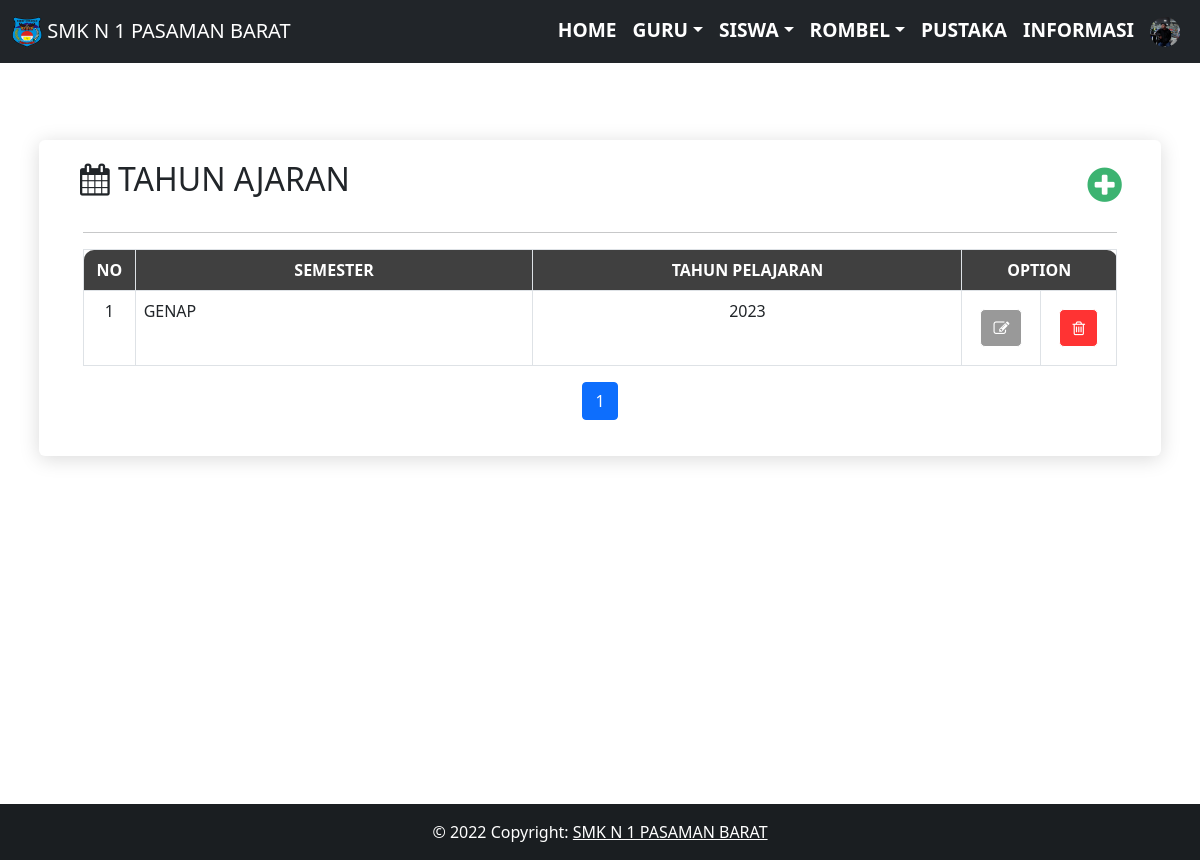
Screenshot of /operator/rombel/ta.php (signed in) with the database file from the repository.
### tables this page shows
CREATE TABLE `biodata_sekolah` (
  `id_biodata_sekolah` int(11) NOT NULL,
  `nama_sekolah` varchar(120) NOT NULL,
  `alamat_sekolah` varchar(120) NOT NULL,
  `photo_sekolah` varchar(120) NOT NULL,
  `email_sekolah` varchar(120) NOT NULL,
  `telepon_sekolah` int(11) NOT NULL
);

CREATE TABLE `ta` (
  `id_ta` int(11) NOT NULL,
  `semester` varchar(30) NOT NULL,
  `tahun_ajaran` varchar(30) NOT NULL
);

### operator/rombel/ta.php (the view, shortened to what this page needs)
<?php
include '../../db/koneksi.php';
include '../../layout/header.php';
?>
<div id="content" style="margin-top:60px;">
  <div class="regular-page-area section-padding-20">
    <div class="container">
      <div class="row justify-content-center">
        <div class="col-12">
          <div class="details-content">
            <div class="container">
              <div class="row">
                <div class="col-sm">
                  <h2 id="xs" ><i class="icon-calendar"></i> TAHUN AJARAN </h2>
                </div>
                <div class="col-sm" style="text-align: right;margin-right: 5%;">
                  <a class="col-sm" href="http://localhost/smkn_1_pasaman/absensi/operator/rombel/tambah_ta" style=""><h1 id="xs" ><i class="icon-plus-sign" style="color:mediumseagreen;"></i> </h1></a>
                </div>
              </div>
            </div>
            <div id="myDiv" class="container-fluid">
              <hr>
              <div class="row-fluid">
                <div class="span12">
                  <div class="widget-box">
                    <div class="widget-title">
                     <table class="table table-bordered">
                      <thead>
                        <tr>
                          <th class="text-center" style="width:5%;background-color: #404040; color:white;border-radius: 10px 0 0 0 ;">NO</th>
                          <th class="text-center" style="background-color: #404040; color:white;">SEMESTER</th>
                          <th class="text-center" style="background-color: #404040; color:white;">TAHUN PELAJARAN</th>
                          <th class="text-center" colspan="2" style="width: 10%;background-color: #404040; color:white;border-radius: 0 10px 0 0 ;">OPTION</th>
                        </tr>
                      </thead>
                      <tbody>
                        <?php
                        $batas = 10;
                        $halaman = @$_GET['halaman'];
                        if(empty($halaman)){
                          $posisi     = 0;
                          $halaman    = 1;
                        }
                        else{
                          $posisi = ($halaman-1) * $batas;
                        }
                        $queryDataTa = mysqli_query($konek,"SELECT * FROM ta limit $posisi,$batas");
                        if ($posisi !=0) {
                        $no = $posisi;
                        }else{
                          $no=1;
                        }
                        while($dataTa = mysqli_fetch_array($queryDataTa)){?>
                          <tr>
                          <td class="text-center"><?php echo $no; ?></td>
                          <td ><?php echo $dataTa['semester']; ?></td>
                          <td class="text-center"><?php echo $dataTa['tahun_ajaran']; ?></td>
                          <td class="text-center" style="width:5%;"><form action="" class="form-container" style="margin:10px" autocomplete="false">
                               <a href="editMapel?id_mapel=<?PHP echo $dataTa['id_mapel']?>" class="btn" style=" border-color: white;border-radius: 5px; background-color: #999999;"><i class="icon-edit" style="color:white;"></i></a>
                             </form>
                           </td>
                           <td class="text-center" style="width:5%;"><form action="../prosses.php?hapus=mapel" method="post" class="form-container" style="margin:10px" autocomplete="false">
                            <button class="btn" type="submit" style=" border-color: white;border-radius: 5px; background-color: #ff3333;"><i class="icon-trash" style="color:white;"></i> </button>
                          </form></td>
                        </tr>
                        <?php $no++;} ?>
                      </tbody>
                    </table>
                        <?php
                        $query2 = mysqli_query($konek, "SELECT * FROM mapel");
                        $jumlahdata = mysqli_num_rows($query2);
                        $jumlahhalaman = ceil($jumlahdata/$batas);
                        ?>
                        <nav>
                          <ul class="pagination justify-content-center">
                            <?php
                            for($i=1;$i<=$jumlahhalaman;$i++) {
                              if ($i != $halaman) {
                                echo "<li class='page-item'><a class='page-link' href='ta.php?halaman=$i'>$i</a></li>";
                              }
                              else {
                                echo "<li class='page-item active'><a class='page-link' href='#'>$i</a></li>";
                              }
                            }
                            ?>
                          </ul>
                        </nav>
                  </div>
                </div>
              </div>
            </div>
          </div>
        </div>
      </div>
    </div>
  </div>
</div>
<?php include '../../layout/footer.php'; ?>
</div>

### layout/header.php (shortened to what this page needs)
<?php
$query=mysqli_query($konek,"SELECT * FROM biodata_sekolah");
$data=mysqli_fetch_array($query);
?>
<!DOCTYPE html>
<html lang="en">
<head>
  <link rel="stylesheet" href="http://localhost/smkn_1_pasaman/absensi/assets/css/bootstrap.min.css" />
  <link rel="stylesheet" href="http://localhost/smkn_1_pasaman/absensi/assets/css/bootstrap-responsive.min.css" />
  <link href="http://localhost/smkn_1_pasaman/absensi/assets/font-awesome/css/font-awesome.css" rel="stylesheet" />
  <link rel="stylesheet" href="http://localhost/smkn_1_pasaman/absensi/assets/css/custom/style.css">
</head>
<body>
  <nav id="nav" class="navbar fixed-top navbar-expand-lg navbar-dark bg-dark">
    <div class="container-fluid">
      <a class="navbar-brand" href="#"><img src="http://localhost/smkn_1_pasaman/absensi/assets/image/<?PHP echo $data['photo_sekolah'] ?>" alt="" width="30" height="30" class="d-inline-block align-text-top"> SMK N 1 PASAMAN BARAT</a>
    <div class="collapse navbar-collapse" id="navbarNav">
      <ul class="navbar-nav">
        <?php if($_SESSION['akses'] == 'admin' || $_SESSION['akses'] == 'operator') {?>
          <li class="nav-item">
            <a class="nav-link text-white" style="font-weight: 600; font-size: 1.2em;" href="/smkn_1_pasaman/absensi/operator/">HOME</a>
          </li>
          <li class="nav-item dropdown">
            <a href="#" class="nav-link dropdown-toggle" data-bs-toggle="dropdown"style="color: white; font-weight: 600; font-size: 1.2em;"><span class="text">GURU</span></a>
              </li>
              <li class="nav-item dropdown" >
                <a href="#" class="nav-link dropdown-toggle" data-bs-toggle="dropdown"style="color: white; font-weight: 600; font-size: 1.2em;"><span class="text">SISWA</span></a>
              </li>
              <li class="nav-item dropdown">
                <a href="#" class="nav-link dropdown-toggle" data-bs-toggle="dropdown"style="color: white; font-weight: 600; font-size: 1.2em;"><span class="text">ROMBEL</span></a>
              </li>
              <li class="nav-item">
                <a class="nav-link text-white" style="font-weight: 600; font-size: 1.2em;" href="#">PUSTAKA</a>
              </li>
              <li class="nav-item">
                <a class="nav-link text-white" style="font-weight: 600; font-size: 1.2em;" href="#">INFORMASI</a>
              </li>
              <li class="nav-item dropdown">
                <a href="#" class="nav-link " data-bs-toggle="dropdown" style="color: white; font-weight: 600; font-size: 1.2em;"><span class="text"><div class="text-center">
                  <img src="http://localhost/smkn_1_pasaman/absensi/assets/image/guru/<?PHP echo $_SESSION['fotoProfil'] ?>" class="rounded-circle" style="width: 30px; height: 30px;" alt="...">
                </div></span></a>
                </li>
              <?php } ?>
          </ul>
        </div>
      </div>
    </nav>
  </body>
  </html>

### assets/css/custom/style.css (style rules this page uses)
body { text-align:left; display:grid; grid-template-rows: auto 1fr auto; min-height:100vh; }
* { margin: 0; padding: 0; }
#content { position: relative; min-height: 100vh; }
.details-content { margin-top: 50px; background-color: #ffffff; position: relative; z-index: 1; box-shadow: 0 3px 20px rgb(0 0 0 / 15%); padding: 20px 20px; border-radius: 6px; margin-bottom: 50px; }
.section-padding-20 { padding-top: 30px; padding-bottom: 50px; }
.row { display: -ms-flexbox; display: flex; -ms-flex-wrap: wrap; flex-wrap: wrap; margin-right: -15px; margin-left: -15px; }
.child-table, th { vertical-align: top; border-top: 1px solid #ccc; padding:10px; width:100px; }

### rows the page displays
biodata_sekolah: photo_sekolah (picture)
ta: semester "GENAP", tahun_ajaran "2023"
